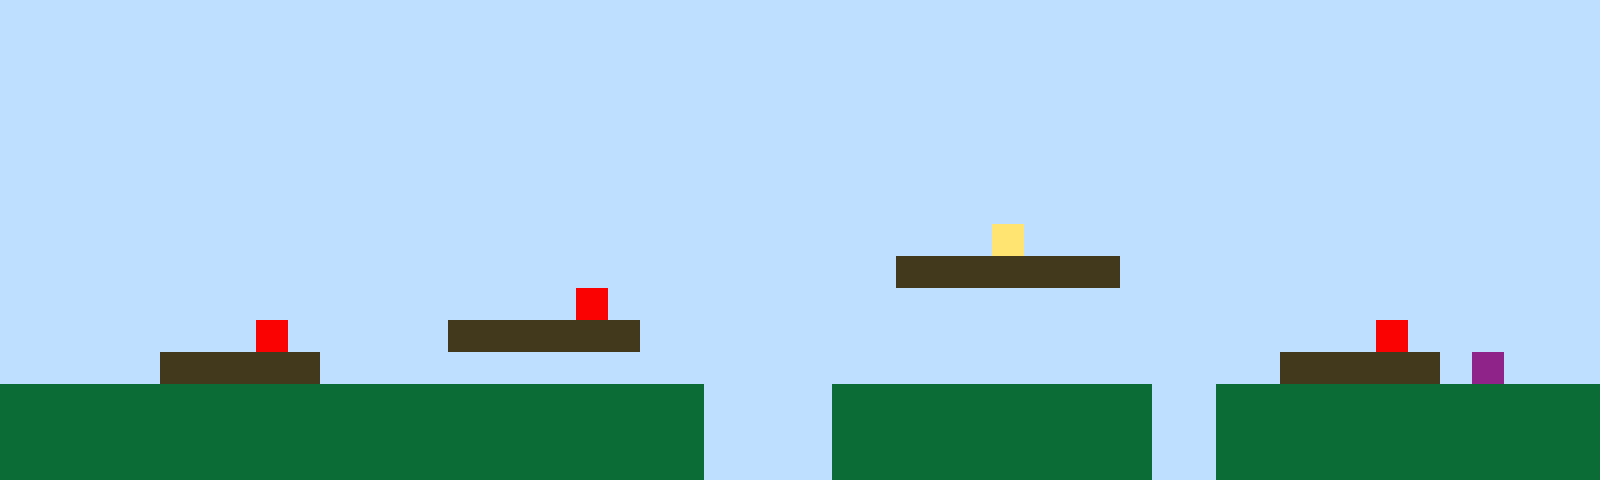

This game map was drawn from its Tiled (.tmx) file and the tilesets committed beside it. A one-line description and the full map source follow:
An orthogonal 50x15 tile map with 32x32 px tiles, 1 tile layer (Tile Layer 1).

<map version="1.10" tiledversion="1.11.2" orientation="orthogonal" renderorder="right-up" width="50" height="15" tilewidth="32" tileheight="32" infinite="0" nextlayerid="2" nextobjectid="1"><editorsettings><export target="map1.csv" format="csv" /></editorsettings><tileset firstgid="1" name="sprites" tilewidth="32" tileheight="32" tilecount="6" columns="3"><image source="sprites.png" width="96" height="64" /></tileset><layer id="1" name="Tile Layer 1" width="50" height="15"><data encoding="csv">1,1,1,1,1,1,1,1,1,1,1,1,1,1,1,1,1,1,1,1,1,1,1,1,1,1,1,1,1,1,1,1,1,1,1,1,1,1,1,1,1,1,1,1,1,1,1,1,1,1,1,1,1,1,1,1,1,1,1,1,1,1,1,1,1,1,1,1,1,1,1,1,1,1,1,1,1,1,1,1,1,1,1,1,1,1,1,1,1,1,1,1,1,1,1,1,1,1,1,1,1,1,1,1,1,1,1,1,1,1,1,1,1,1,1,1,1,1,1,1,1,1,1,1,1,1,1,1,1,1,1,1,1,1,1,1,1,1,1,1,1,1,1,1,1,1,1,1,1,1,1,1,1,1,1,1,1,1,1,1,1,1,1,1,1,1,1,1,1,1,1,1,1,1,1,1,1,1,1,1,1,1,1,1,1,1,1,1,1,1,1,1,1,1,1,1,1,1,1,1,1,1,1,1,1,1,1,1,1,1,1,1,1,1,1,1,1,1,1,1,1,1,1,1,1,1,1,1,1,1,1,1,1,1,1,1,1,1,1,1,1,1,1,1,1,1,1,1,1,1,1,1,1,1,1,1,1,1,1,1,1,1,1,1,1,1,1,1,1,1,1,1,1,1,1,1,1,1,1,1,1,1,1,1,1,1,1,1,1,1,1,1,1,1,1,1,1,1,1,1,1,1,1,1,1,1,1,1,1,1,1,1,1,1,1,1,1,1,1,1,1,1,1,1,1,1,1,1,1,1,1,1,1,1,1,1,1,1,1,1,1,1,1,1,1,1,1,1,1,1,1,1,1,1,1,1,1,1,1,1,1,1,1,1,1,1,1,1,1,1,1,1,1,1,1,1,1,1,1,1,1,4,1,1,1,1,1,1,1,1,1,1,1,1,1,1,1,1,1,1,1,1,1,1,1,1,1,1,1,1,1,1,1,1,1,1,1,1,1,1,1,1,1,1,1,1,1,1,3,3,3,3,3,3,3,1,1,1,1,1,1,1,1,1,1,1,1,1,1,1,1,1,1,1,1,1,1,1,1,1,1,1,1,1,1,1,1,1,5,1,1,1,1,1,1,1,1,1,1,1,1,1,1,1,1,1,1,1,1,1,1,1,1,1,1,1,1,1,1,1,1,1,1,1,1,1,1,1,5,1,1,1,1,1,3,3,3,3,3,3,1,1,1,1,1,1,1,1,1,1,1,1,1,1,1,1,1,1,1,1,1,1,1,5,1,1,1,1,1,1,1,1,1,1,1,3,3,3,3,3,1,1,1,1,1,1,1,1,1,1,1,1,1,1,1,1,1,1,1,1,1,1,1,1,1,1,1,1,1,1,3,3,3,3,3,1,6,1,1,1,2,2,2,2,2,2,2,2,2,2,2,2,2,2,2,2,2,2,2,2,2,2,1,1,1,1,2,2,2,2,2,2,2,2,2,2,1,1,2,2,2,2,2,2,2,2,2,2,2,2,2,2,2,2,2,2,2,2,2,2,2,2,2,2,2,2,2,2,2,2,2,2,1,1,1,1,2,2,2,2,2,2,2,2,2,2,1,1,2,2,2,2,2,2,2,2,2,2,2,2,2,2,2,2,2,2,2,2,2,2,2,2,2,2,2,2,2,2,2,2,2,2,1,1,1,1,2,2,2,2,2,2,2,2,2,2,1,1,2,2,2,2,2,2,2,2,2,2,2,2</data></layer></map>
